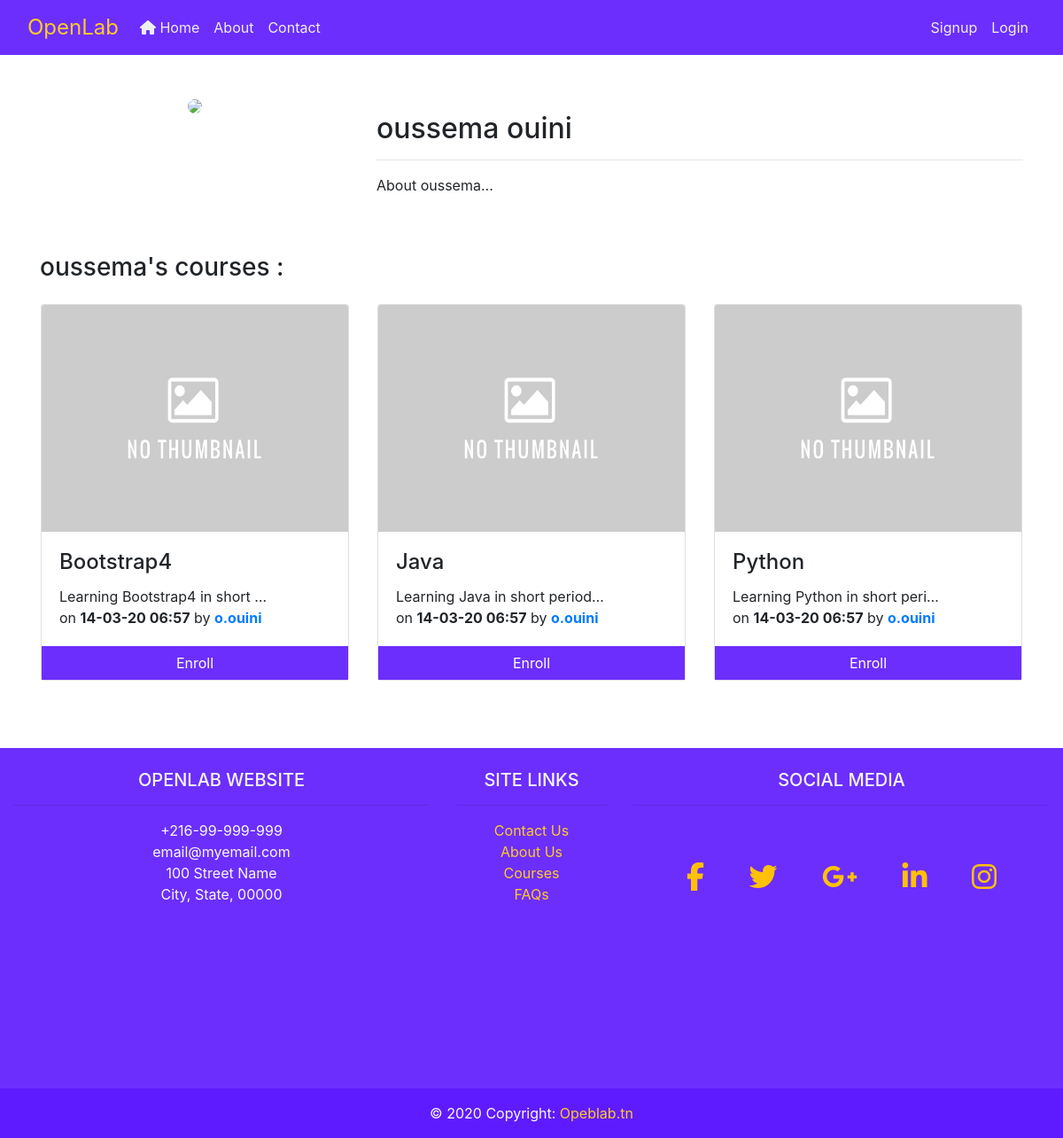
/accounts/teacher/4/, run on an earlier commit of the app's database.
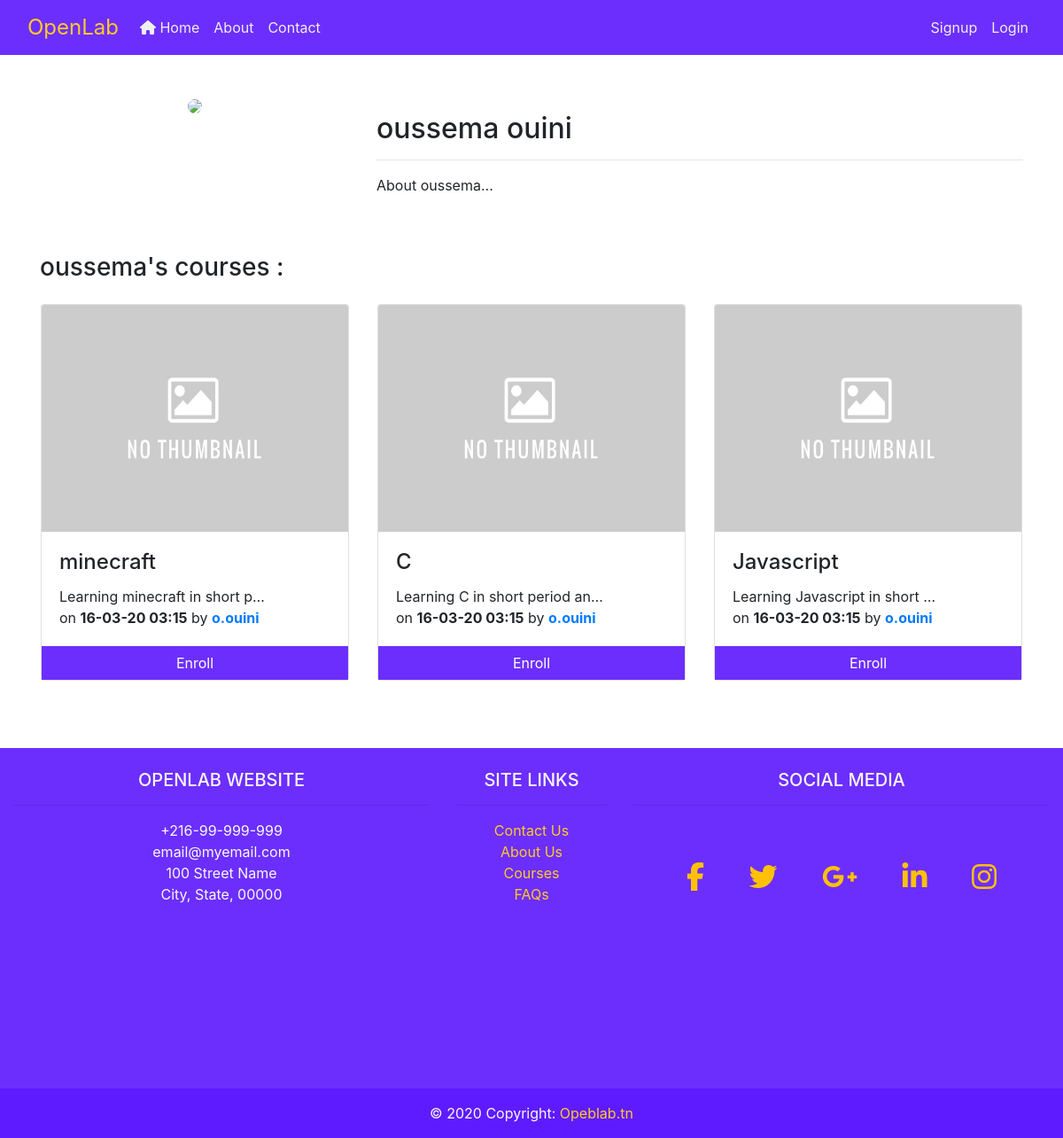
And on a later commit of the database.
### users/models.py (models this page shows, shortened)
class User(AbstractUser):
	is_student = models.BooleanField(default=False)
	is_teacher = models.BooleanField(default=False)
	email = models.EmailField('email address', unique=True)
	username = models.CharField(max_length=30, unique=False)
	picture = models.ImageField(upload_to='users/pictures/', null=True)
	USERNAME_FIELD = 'email'
	REQUIRED_FIELDS = []
	def get_picture_url(self):
		if self.picture:
			return self.picture.url
		else:
			if self.is_student:
				return '/media/users/pictures/student-default.png'
			elif self.is_teacher:
				return '/media/users/pictures/teacher-default.png'
			else:
				return '/media/users/pictures/default.png'
	def get_shortname(self):
		return f'{self.first_name[0:1]}.{self.last_name}'
	def get_fullname(self):
		return f'{self.first_name} {self.last_name}'

class Teacher(models.Model):
	user = models.OneToOneField(User, on_delete=models.CASCADE, primary_key=True, unique=True)

### courses/models.py (models this page shows, shortened)
class Course(models.Model):
	slug 		= models.SlugField(unique=True)
	name 		= models.CharField(max_length=50)
	detail 		= models.CharField(max_length=250, verbose_name='About the course')
	thumbnail 	= models.ImageField(upload_to='courses/thumbnails/', null=True)
	teacher 	= models.ForeignKey(Teacher, on_delete=models.CASCADE)
	students 	= models.ManyToManyField(Student, related_name='students_to_course')
	created_date 		= models.DateTimeField(auto_now_add=True)
	last_update_date 	= models.DateTimeField(auto_now=True)
	def get_thumbnail_url(self):
		if self.thumbnail:
			return self.thumbnail.url
		else:
			return '/media/courses/thumbnails/default.jpg'

### users/views.py (the view)
# urls.py: path('teacher/<int:pk>/', users_views.teacher_profile, name='teacher_profile'),
def teacher_profile(request, pk):
	teacher = get_object_or_404(Teacher, user_id=pk)
	course_list = Course.objects.filter(teacher=teacher)
	context = {
		'title': f'{teacher.user.get_shortname()}\'s profile',
		'teacher': True,
		'user_profile': teacher.user,
		'courses': course_list,
	}
	return render(request, 'registration/profile_show.html', context)

### users/templates/registration/profile_show.html (shortened to what this page needs)
{% extends "base.html" %}
{% block content %}
	<div class="container my-5">
		<div class="row">
			<div class="col-4 text-center">
				<img src="{{ user_profile.get_picture_url }}" class="mb-2 rounded-circle" width='256px'>
			</div>
			<div class="col-8 mt-3">
				<h2>{{ user_profile.get_fullname }}</h2>
				<hr>
				<p>About {{ user_profile.first_name }}...</p>
			</div>
		</div>
	</div>
	{% if teacher %}
		{% if courses %}
			<div class="container mt-5">
				<h3>{{ user_profile.first_name }}'s courses :</h3>
				<div class="row">
				{% for course in courses %}
					{% include "courses/course_item.html" %}
				{% endfor %}
			</div>
		</div>
		{% endif %}
	{% endif %}
{% endblock content %}

### templates/base.html (shortened to what this page needs)
{% load static %}
<!doctype html>
<html lang="en">
<head>
	<link rel="stylesheet" href="https://stackpath.bootstrapcdn.com/bootstrap/4.4.1/css/bootstrap.min.css">
</head>
<body>
{% block father_container %}
	<link rel="stylesheet" href="{% static 'css/style.css' %}">
	<nav class="navbar navbar-primary navbar-expand-sm ol-bg-primary">
		<div class="container-fluid">
			<a href="{% url 'home' %}" class="navbar-brand ol-brand">OpenLab</a>
			<ul class="navbar-nav mr-auto">
				<li class="nav-item">
					<a href="{% url 'home' %}" class="nav-link {{ home_active }}">
						<i class="fas fa-home"></i>
						Home
					</a>
				</li>
				<li class="nav-item">
					<a href="{% url 'about' %}" class="nav-link {{ about_active }}">
						About
					</a>
				</li>
				<li class="nav-item">
					<a href="{% url 'contact' %}" class="nav-link {{ contact_active }}">
						Contact
					</a>
				</li>
			</ul>
			<ul class="nav navbar-nav navbar-right">
				{% if user.is_authenticated %}
					{% if user.is_student %}
					{% elif user.is_teacher %}
						<li class="nav-item">
							<a href="{% url 'courses:my_courses' %}" class="nav-link {{ my_courses_active }}">
								My courses
								<i class="fas fa-book-open"></i>
							</a>
						</li>
					{% endif %}
					<li class="nav-item">
						<a href="{% url 'logout' %}" class="nav-link">
							Logout
							<i class="fas fa-sign-out-alt"></i>
						</a>
					</li>
					<button onclick="location.href='{% url "profile" %}'"
					class="rounded-circle p-0 ml-3"
					style="background:none; outline:none; border:none; width: 38; height: 38;"
					data-toggle="dropdown" aria-haspopup="true" aria-expanded="false">
					<img src="{{ user.get_picture_url }}" alt="Profile" class="rounded-circle" width="38" height="38">
					</button>
				{% else %}
					<li class="nav-item">
						<a href="{% url 'signup' %}" class="nav-link">Signup</a>
					</li>
					<li class="nav-item">
						<a href="{% url 'login' %}" class="nav-link">Login</a>
					</li>
				{% endif %}
			</ul>
		</div>
	</nav>
	<div id="openlab-content-container">
		{% block content %}
		{% endblock content %}
	</div>
	<footer class="footer-page font-small ol-bg-primary pt-4 text-light">
		<div class="container-fluid text-center text-md-left">
			<div class="row">
				<div class="col-md-5 mt-md-0 mt-3 text-center">
					<h5 class="text-uppercase">Openlab website</h5>
					<hr class="d-none d-sm-none d-md-block">
					<p class="d-none d-sm-none d-md-block">
						+216-99-999-999
						<br>
						email@myemail.com
						<br>
						100 Street Name
						<br>
						City, State, 00000
					</p>
				</div>
				<div class="col-md-2 mb-md-0 mb-3 text-center">
					<h5 class="text-uppercase">site links</h5>
					<hr class="d-none d-sm-none d-md-block">
					<ul class="list-unstyled ol-footer-links-ul">
						<li>
							<a href="{% url 'contact' %}">Contact Us</a>
						</li>
						<li>
							<a href="{% url 'about' %}">About Us</a>
						</li>
						<li>
							<a href="{% url 'courses:list' %}">Courses</a>
						</li>
						<li>
							<a href="#">FAQs</a>
						</li>
					</ul>
				</div>
				<div class="col-md-5 mb-3 text-center">
					<h5 class="d-none d-sm-none d-md-block text-uppercase">Social Media</h5>
					<hr class="d-none d-sm-none d-md-block pb-5">
					<a href="#" class="text-warning fb-ic mx-2 col-1">
						<i class="fab fa-facebook-f fa-2x"></i>
					</a>
					<a href="#" class="text-warning tw-ic mx-2 col-1">
						<i class="fab fa-twitter fa-2x"></i>
					</a>
					<a href="#" class="text-warning gplus-ic mx-2 col-1">
						<i class="fab fa-google-plus-g fa-2x"></i>
					</a>
					<a href="#" class="text-warning li-ic mx-2 col-1">
						<i class="fab fa-linkedin-in fa-2x"></i>
					</a>
					<a href="#" class="text-warning ins-ic mx-2 col-1">
						<i class="fab fa-instagram fa-2x"></i>
					</a>
				</div>
			</div>
		</div>
		<div class="footer-copyright text-center py-3">
			 © 2020 Copyright:
			<span href="{% url 'home' %}" style="color: #ffca28;"> Opeblab.tn</span>
		</div>
	</footer>
{% endblock father_container %}
</body>
</html>

### courses/templates/courses/course_item.html
<div class="p-3 col-12 col-md-6 col-lg-4">
	<div class="card ol-shadow-hover">
		<img class="card-img-top" src="{{ course.get_thumbnail_url }}" alt="" width="256" height="256">
		<div class="card-body">
			<h4 class="card-title">{{ course.name|truncatechars:18 }}</h4>
			<p class="card-text">
				{{ course.detail|truncatechars:30 }}
				<br>
				on <strong>{{ course.created_date|date:'d-m-y h:i' }}</strong>
				by <a href="{% url 'teacher_profile' course.teacher.user.id %}"
						class='{% if user.is_teacher and course.teacher.user == user %}text-danger{% endif %}'>
						<strong>
							{{ course.teacher.user.get_shortname }}
						</strong>
					</a>
				<br>
			</p>
		</div>
		<div class="text-center">
			{% if user.is_student or not user.is_authenticated %}
				{% if user.get_profile in course.students.all %}
					<span class="ol-text-primary font-weight-bold">
						25%
						<a class="ol-text-primary" href="{% url 'courses:detail' course.slug %}">Continue</a>
					</span>
					<div class="progress rounded-0" style="height:10px;">
						<div class="progress-bar rounded-0 ol-btn-bg-primary" style="width: 25%"></div>
					</div>
				{% else %}
					<a href="{% url 'courses:detail' course.slug %}" class="btn btn-block btn-primary ol-btn-bg-primary rounded-0">Enroll</a>
				{% endif %}
			{% else %}
					<a href="{% url 'courses:detail' course.slug %}" class="btn btn-block btn-secondary rounded-0">View</a>
			{% endif %}
		</div>
	</div>
</div>

### static/css/style.css (style rules this page uses)
html { position: relative; min-height: 100%; }
body { margin-bottom: 500px; }
footer { position: absolute; left: 0; bottom: 0; height: 440px; width: 100%; overflow:hidden; }
.footer-copyright { background-color: #5f1bff; position: absolute; width: 100%; bottom: 0; }
nav a { color: #efefef; }
#openlab-content-container { margin-top: 20px; }
.ol-brand { color: #ffca28; font-size: 24px; }
.ol-shadow-hover { box-shadow: 0 0 0 0; }
.ol-bg-primary { background-color: #6c2efd; outline-color: #6c2efd; border-color: #6c2efd; }
.ol-btn-bg-primary { background-color: #6c2efd; outline-color: #6c2efd; border-color: #6c2efd; }
.ol-footer-links-ul a { color: #ffca28; }

What changed in the data, as far as the page shows it:
removed Course: name "Bootstrap4", detail "Learning Bootstrap4 in short …", created_date "14-03-20 06:57", teacher.user.get_shortname "o.ouini", shows "Enroll"
removed Course: name "Java", detail "Learning Java in short period…", created_date "14-03-20 06:57", teacher.user.get_shortname "o.ouini", shows "Enroll"
removed Course: name "Python", detail "Learning Python in short peri…", created_date "14-03-20 06:57", teacher.user.get_shortname "o.ouini", shows "Enroll"
added Course: name "minecraft", detail "Learning minecraft in short p…", created_date "16-03-20 03:15", teacher.user.get_shortname "o.ouini", shows "Enroll"
added Course: name "C", detail "Learning C in short period an…", created_date "16-03-20 03:15", teacher.user.get_shortname "o.ouini", shows "Enroll"
added Course: name "Javascript", detail "Learning Javascript in short …", created_date "16-03-20 03:15", teacher.user.get_shortname "o.ouini", shows "Enroll"
